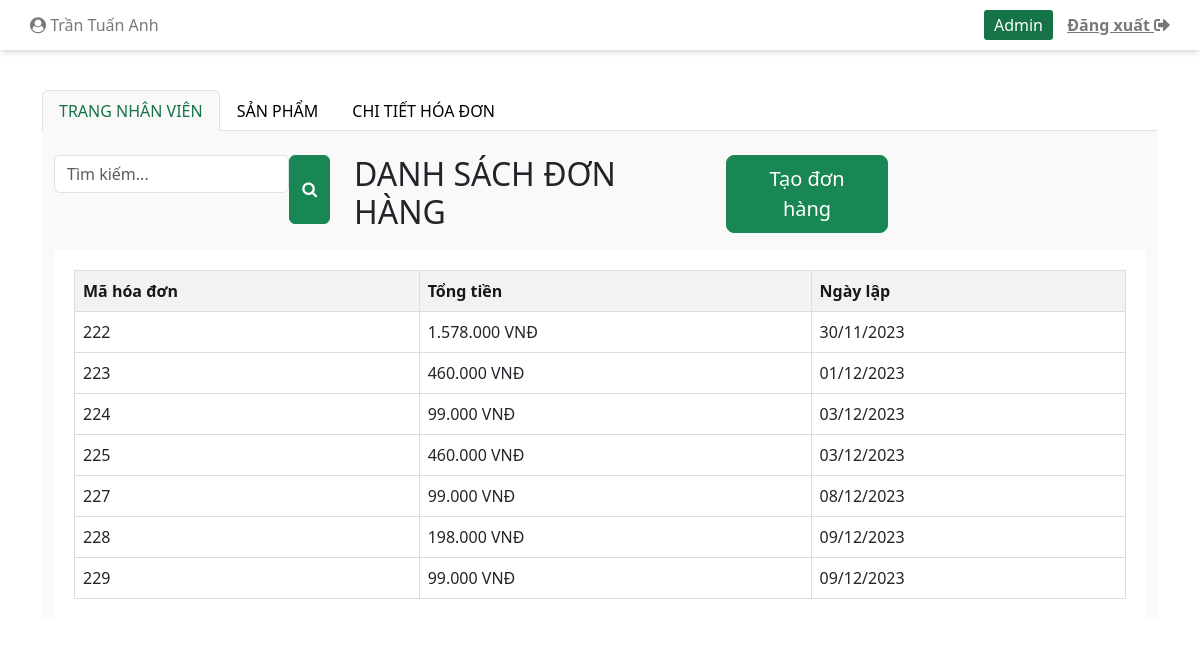
The page /indexNVBH.php (signed in) on the database its author committed.
### tables this page shows
CREATE TABLE `nhanvien` (
  `MaNhanVien` int(11) NOT NULL,
  `HoTen` varchar(50) NOT NULL,
  `MatKhau` varchar(20) NOT NULL,
  `Email` varchar(50) NOT NULL,
  `SoDienThoai` varchar(15) NOT NULL,
  `DiaChi` varchar(200) NOT NULL,
  `LoaiNhanVien` int(11) NOT NULL,
  `trangThai` int(11) NOT NULL DEFAULT 1
);

CREATE TABLE `hoadon` (
  `MaHoaDon` int(11) NOT NULL,
  `TongTien` double NOT NULL,
  `NgayLap` date NOT NULL,
  `MaNhanVien` int(11) DEFAULT NULL,
  `MaKhachHang` int(11) DEFAULT NULL,
  `DiaChiGiaoHang` varchar(100) NOT NULL,
  `HoTen` varchar(100) NOT NULL,
  `SoDienThoai` int(11) NOT NULL,
  `Email` varchar(50) NOT NULL
);

### model/mHoaDon_NVBH.php (called while the page is built, shortened)
<?php
include_once("connect.php");
class MHoaDon {
    function selectAllHoaDon() {
        $p = new ConnectDB();
        $con = null;
        if ($p->connect_DB($con)) {
            $str = "SELECT * FROM hoadon";
            $tbl = mysqli_query($con, $str);
            return $tbl;
        } else {
            return false;
        }
    }
}
?>

### model/connect.php (called while the page is built, shortened)
<?php
    class ConnectDB{
        function connect_DB(& $conn){
            $conn = mysqli_connect("localhost", "root", "", "mypham");
            if ($conn){
                mysqli_set_charset($conn, "utf8");
                return $conn;
            }else{
                return false;
            }
        }
    }
?>

### controller/cHoaDon_NVBH.php (called while the page is built, shortened)
<?php
    include_once("Model/mHoaDon_NVBH.php");
    class cHoaDon{
        function getAllHoaDon(){
            $p = new mHoaDon();
            $tbl = $p -> selectAllHoaDon();
            return $tbl;
        }
    }
?>

### view/vHoaDon_NVBH.php (the view)
<?php
include_once("Controller/cHoaDon_NVBH.php");
class VHoaDon {
    function viewAllHoaDon() {
        $c = new CHoaDon();
        $tbl = $c->getAllHoaDon();
        showHoaDon($tbl);
    }
}
function showHoaDon($tbl) {
    if ($tbl) {
        while ($row = mysqli_fetch_assoc($tbl)) {
            echo "<tr>";
            echo "<td>" . $row["MaHoaDon"] . "</td>";
            echo "<td>" . number_format($row["TongTien"], 0, ".", ".") . " VNĐ</td>";
            echo "<td>" . date("d/m/Y", strtotime($row["NgayLap"])) . "</td>";
            echo "</tr>";
        }
    } else {
        echo "Không có dữ liệu hóa đơn.";
    }
}
?>

### indexNVBH.php (shortened to what this page needs)
<?php
$conn = mysqli_connect("localhost","root","","mypham");
?>
<!DOCTYPE html>
<html lang="en">
<head>
    <link rel="stylesheet" href="https://maxcdn.bootstrapcdn.com/bootstrap/4.5.2/css/bootstrap.min.css">
    <link rel="stylesheet" href="./css/styleNVBH.css">
    <link rel="stylesheet" href="./css/styleAdmin.css">
    <link rel="stylesheet" href="https://use.fontawesome.com/releases/v5.8.2/css/all.css"
>
    <link href="https://cdn.jsdelivr.net/npm/bootstrap@5.3.2/dist/css/bootstrap.min.css" rel="stylesheet">
    <link rel="stylesheet" href="https://maxcdn.bootstrapcdn.com/font-awesome/4.7.0/css/font-awesome.min.css">
</head>
<body>
    <div class="container-fluid">
        <div class="row">
            <div class="col-md-12 header">
                <a class="navbar-brand" href="#"><i class="fa fa-user-circle" aria-hidden="true"></i>
                    <?php
                    if (isset($_SESSION['MaNhanVien'])) {
                        $tenTaiKhoan = $_SESSION['MaNhanVien'];
                        $name = mysqli_query($conn, "SELECT * FROM `nhanvien` WHERE `MaNhanVien`= $tenTaiKhoan");
                        $kq = mysqli_fetch_array($name);
                        echo $kq["HoTen"];
                    }
                    ?>
                </a>
                <form action="" method="post" id="formAdmin">
                    <button type="submit" name="adminButton" id="adminButton">Admin</button>
                    <a href="?action=logout" data-toggle="tooltip" data-placement="bottom" title="ĐĂNG XUẤT"><b>Đăng
                            xuất <i class="fas fa-sign-out-alt"></i></b></a>
                </form>
            </div>
        </div>
    </div>
    <div class="container mt-3 body">
        <br>
        <ul class="nav nav-tabs" role="tablist">
            <li class="nav-item">
                <a class="nav-link active" href="indexNVBH.php">TRANG NHÂN VIÊN</a>
            </li>
            <li class="nav-item">
                <a class="nav-link" href="indexNVBH.php?san-pham">SẢN PHẨM</a>
            </li>
            <li class="nav-item">
                <a class="nav-link" href="indexNVBH.php?hoa-don">CHI TIẾT HÓA ĐƠN</a>
            </li>
        </ul>
        <?php
        $c = new VProduct();
        if (isset($_REQUEST['san-pham'])) {
            $c->viewAllProducts();
        } elseif (isset($_REQUEST['hoa-don'])) {
            include_once('View/vChiTietHoaDon_NVBH.php');
            $c = new VCTHoaDon();
            $c->viewAllCTHoaDon();
        } elseif (isset($_REQUEST['btnSearchHD'])) {
            include_once('View/vChiTietHoaDon_NVBH.php');
            $c = new VCTHoaDon();
            $c->viewAllCTHoaDonBySearch($_REQUEST['txtSearchHD']);
        } elseif (isset($_REQUEST['btnSearchSP'])) {
            $c->viewAllProductBySearch($_REQUEST['txtSearchSP']);
        } else {
            include_once('View/vOverNv_NVBH.php');
        }
        ?>
    </div>
</body>
</html>

### css/styleNVBH.css (style rules this page uses)
a { color: #000000 !important; }
.row > .header a { color: #797979 !important; height: 50px; line-height: 50px; }
.row > .header { box-shadow: rgba(0, 0, 0, 0.1) 0px 4px 6px -1px, rgba(0, 0, 0, 0.06) 0px 2px 4px -1px; display: flex; flex-wrap: nowrap; justify-content: space-between; padding: 0 30px; }
.nav-link.active { font-weight: 500 !important; color: #157347 !important; background-color: #f9f9f9 !important; }
body { height: 100%; margin: 0; display: flex; flex-direction: column; background-color: #9ecb9e; }
.main-table th, .main-table td { border: 1px solid #ddd; padding: 8px; text-align: left; }
a { text-decoration: none; }

### css/styleAdmin.css (style rules this page uses)
a { color: #000000 !important; }
.row > .header a { color: #797979 !important; height: 50px; line-height: 50px; }
.row > .header { box-shadow: rgba(0, 0, 0, 0.1) 0px 4px 6px -1px, rgba(0, 0, 0, 0.06) 0px 2px 4px -1px; display: flex; flex-wrap: nowrap; justify-content: space-between; padding: 0 30px; }
.nav-tabs .nav-item.show .nav-link, .nav-tabs .nav-link.active { border-color: var(--bs-nav-tabs-link-active-border-color); background-color: #F9F9F9 !important; color: #157347 !important; font-weight: 600; }
#adminButton { border: none; border-radius: 3px; padding: 3px 10px; color: #fff; background-color: #157347; margin-right: 10px; }
a { text-decoration: none; }

### rows shown on the page
nhanvien: HoTen "Trần Tuấn Anh"
hoadon: MaHoaDon "222", TongTien "1.578.000", NgayLap "30/11/2023"
hoadon: MaHoaDon "223", TongTien "460.000", NgayLap "01/12/2023"
hoadon: MaHoaDon "224", TongTien "99.000", NgayLap "03/12/2023"
hoadon: MaHoaDon "225", TongTien "460.000", NgayLap "03/12/2023"
hoadon: MaHoaDon "227", TongTien "99.000", NgayLap "08/12/2023"
hoadon: MaHoaDon "228", TongTien "198.000", NgayLap "09/12/2023"
hoadon: MaHoaDon "229", TongTien "99.000", NgayLap "09/12/2023"
